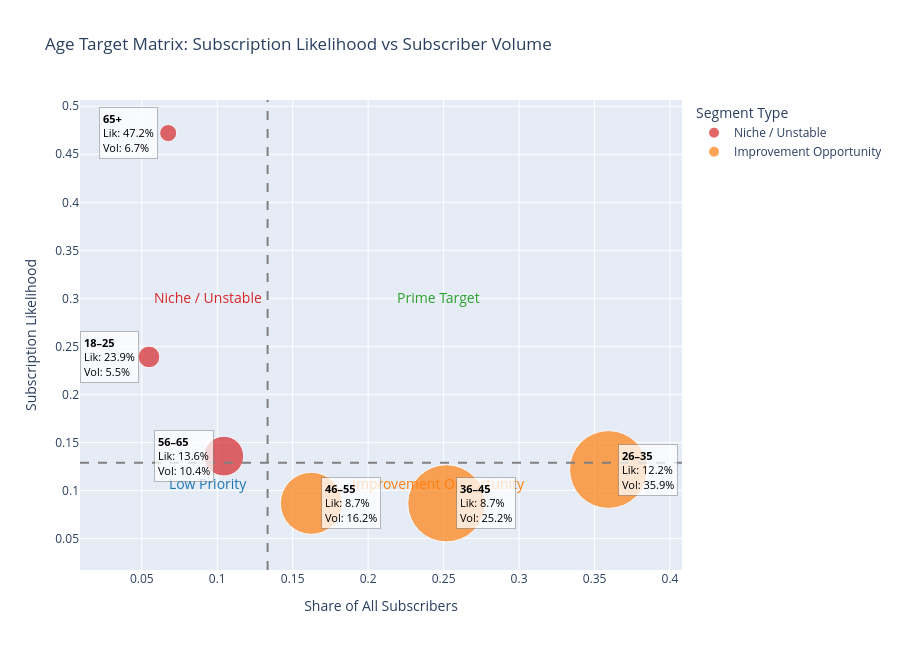

This figure's notebook cell:
### Markdown cell above
> Result:
> - Age 65+ customers has higher conversion rate/potention
> - Age 26-45 is a larger group of subscribers but have low responsiveness

### Code cell
import pandas as pd
import plotly.express as px

# --- Prepare data ---
df['y_binary'] = df['y'].apply(lambda x: 1 if x=='yes' else 0)

# Likelihood table
likelihood = df.groupby('age_group')['y_binary'].mean().reset_index()
likelihood.rename(columns={'y_binary': 'likelihood'}, inplace=True)

# Volume table (share of all subscribers)
subscriber_counts = df[df['y'] == 'yes'].groupby('age_group').size().reset_index(name='subscriber_count')
total_subscribers = subscriber_counts['subscriber_count'].sum()
subscriber_counts['volume_share'] = subscriber_counts['subscriber_count'] / total_subscribers

# Sample size table
sample_size = df.groupby('age_group').size().reset_index(name='sample_size')

# Merge all metrics
merged = likelihood.merge(subscriber_counts, on='age_group', how='left')
merged = merged.merge(sample_size, on='age_group', how='left')
merged['volume_share'] = merged['volume_share'].fillna(0)

# --- Compute thresholds ---
likelihood_threshold = merged['likelihood'].median()
volume_threshold = merged['volume_share'].median()

# --- Assign quadrant labels ---
def classify_quadrant(row):
    if row['volume_share'] >= volume_threshold and row['likelihood'] >= likelihood_threshold:
        return "Prime Target"
    elif row['volume_share'] >= volume_threshold and row['likelihood'] < likelihood_threshold:
        return "Improvement Opportunity"
    elif row['volume_share'] < volume_threshold and row['likelihood'] >= likelihood_threshold:
        return "Niche / Unstable"
    else:
        return "Low Priority"

merged['quadrant'] = merged.apply(classify_quadrant, axis=1)

# --- Quadrant color map ---
quadrant_colors = {
    "Prime Target": "#2ca02c",             # green
    "Improvement Opportunity": "#ff7f0e",  # orange
    "Niche / Unstable": "#d62728",         # red
    "Low Priority": "#1f77b4"              # blue
}

# --- Base scatter ---
fig = px.scatter(
    merged,
    x='volume_share',
    y='likelihood',
    color='quadrant',
    size='sample_size',
    hover_data={
        "age_group": True,
        "likelihood": ":.2%",
        "volume_share": ":.2%",
        "sample_size": True,
        "subscriber_count": True,
        "quadrant": True
    },
    title="Age Target Matrix: Subscription Likelihood vs Subscriber Volume",
    labels={'volume_share': 'Share of All Subscribers', 'likelihood': 'Subscription Likelihood'},
    size_max=55,
    color_discrete_map=quadrant_colors
)

# Add quadrant reference lines
fig.add_hline(y=likelihood_threshold, line_dash="dash", line_color="gray")
fig.add_vline(x=volume_threshold, line_dash="dash", line_color="gray")

fig.update_layout(width=900, height=650, legend_title_text="Segment Type")

# --- Quadrant labels ---
x_min, x_max = merged['volume_share'].min(), merged['volume_share'].max()
y_min, y_max = merged['likelihood'].min(), merged['likelihood'].max()

x_left  = (x_min + volume_threshold) / 2
x_right = (volume_threshold + x_max) / 2
y_bottom = (y_min + likelihood_threshold) / 2
y_top    = (likelihood_threshold + y_max) / 2

fig.add_annotation(x=x_right, y=y_top, text="Prime Target", showarrow=False, font=dict(size=14, color="#2ca02c"))
fig.add_annotation(x=x_right, y=y_bottom, text="Improvement Opportunity", showarrow=False, font=dict(size=14, color="#ff7f0e"))
fig.add_annotation(x=x_left, y=y_top, text="Niche / Unstable", showarrow=False, font=dict(size=14, color="#d62728"))
fig.add_annotation(x=x_left, y=y_bottom, text="Low Priority", showarrow=False, font=dict(size=14, color="#1f77b4"))

# --- Bubble labels ---
for _, row in merged.iterrows():

    label_text = (
        f"<b>{row['age_group']}</b><br>"
        f"Lik: {row['likelihood']:.1%}<br>"
        f"Vol: {row['volume_share']:.1%}"
    )

    if row['volume_share'] < volume_threshold:
        xanchor = "right"
        xshift = -10
    else:
        xanchor = "left"
        xshift = 10

    fig.add_annotation(
        x=row['volume_share'],
        y=row['likelihood'],
        text=label_text,
        showarrow=False,
        font=dict(size=11, color="black"),
        align="left",
        xanchor=xanchor,
        yanchor="middle",
        xshift=xshift,
        bgcolor="rgba(255,255,255,0.75)",
        bordercolor="rgba(0,0,0,0.25)",
        borderwidth=1,
        borderpad=3
    )

fig.show()

### Figure 1 — Plotly figure (JSON) as saved in the notebook; plotly's stock layout.template omitted (floating-point values rounded to 4 significant figures)
{"data": [{"customdata": [["18–25", 1063, 254, "Niche / Unstable"], ["56–65", 3567, 484, "Niche / Unstable"], ["65+", 663, 313, "Niche / Unstable"]], "hovertemplate": "quadrant=%{customdata[3]}<br>Share of All Subscribers=%{x:.2%}<br>Subscription Likelihood=%{y:.2%}<br>sample_size=%{customdata[1]}<br>age_group=%{customdata[0]}<br>subscriber_count=%{customdata[2]}<extra></extra>", "legendgroup": "Niche / Unstable", "marker": {"color": "#d62728", "size": [1063, 3567, 663], "sizemode": "area", "sizeref": 4.524, "symbol": "circle"}, "mode": "markers", "name": "Niche / Unstable", "orientation": "v", "showlegend": true, "type": "scatter", "x": [0.05476, 0.1044, 0.06749], "xaxis": "x", "y": [0.2389, 0.1357, 0.4721], "yaxis": "y"}, {"customdata": [["26–35", 13686, 1666, "Improvement Opportunity"], ["36–45", 13500, 1168, "Improvement Opportunity"], ["46–55", 8704, 753, "Improvement Opportunity"]], "hovertemplate": "quadrant=%{customdata[3]}<br>Share of All Subscribers=%{x:.2%}<br>Subscription Likelihood=%{y:.2%}<br>sample_size=%{customdata[1]}<br>age_group=%{customdata[0]}<br>subscriber_count=%{customdata[2]}<extra></extra>", "legendgroup": "Improvement Opportunity", "marker": {"color": "#ff7f0e", "size": [13686, 13500, 8704], "sizemode": "area", "sizeref": 4.524, "symbol": "circle"}, "mode": "markers", "name": "Improvement Opportunity", "orientation": "v", "showlegend": true, "type": "scatter", "x": [0.3592, 0.2518, 0.1624], "xaxis": "x", "y": [0.1217, 0.08652, 0.08651], "yaxis": "y"}], "layout": {"annotations": [{"font": {"color": "#2ca02c", "size": 14}, "showarrow": false, "text": "Prime Target", "x": 0.2463, "y": 0.3004}, {"font": {"color": "#ff7f0e", "size": 14}, "showarrow": false, "text": "Improvement Opportunity", "x": 0.2463, "y": 0.1076}, {"font": {"color": "#d62728", "size": 14}, "showarrow": false, "text": "Niche / Unstable", "x": 0.09406, "y": 0.3004}, {"font": {"color": "#1f77b4", "size": 14}, "showarrow": false, "text": "Low Priority", "x": 0.09406, "y": 0.1076}, {"align": "left", "bgcolor": "rgba(255,255,255,0.75)", "bordercolor": "rgba(0,0,0,0.25)", "borderpad": 3, "borderwidth": 1, "font": {"color": "black", "size": 11}, "showarrow": false, "text": "<b>18–25</b><br>Lik: 23.9%<br>Vol: 5.5%", "x": 0.05476, "xanchor": "right", "xshift": -10, "y": 0.2389, "yanchor": "middle"}, {"align": "left", "bgcolor": "rgba(255,255,255,0.75)", "bordercolor": "rgba(0,0,0,0.25)", "borderpad": 3, "borderwidth": 1, "font": {"color": "black", "size": 11}, "showarrow": false, "text": "<b>26–35</b><br>Lik: 12.2%<br>Vol: 35.9%", "x": 0.3592, "xanchor": "left", "xshift": 10, "y": 0.1217, "yanchor": "middle"}, {"align": "left", "bgcolor": "rgba(255,255,255,0.75)", "bordercolor": "rgba(0,0,0,0.25)", "borderpad": 3, "borderwidth": 1, "font": {"color": "black", "size": 11}, "showarrow": false, "text": "<b>36–45</b><br>Lik: 8.7%<br>Vol: 25.2%", "x": 0.2518, "xanchor": "left", "xshift": 10, "y": 0.08652, "yanchor": "middle"}, {"align": "left", "bgcolor": "rgba(255,255,255,0.75)", "bordercolor": "rgba(0,0,0,0.25)", "borderpad": 3, "borderwidth": 1, "font": {"color": "black", "size": 11}, "showarrow": false, "text": "<b>46–55</b><br>Lik: 8.7%<br>Vol: 16.2%", "x": 0.1624, "xanchor": "left", "xshift": 10, "y": 0.08651, "yanchor": "middle"}, {"align": "left", "bgcolor": "rgba(255,255,255,0.75)", "bordercolor": "rgba(0,0,0,0.25)", "borderpad": 3, "borderwidth": 1, "font": {"color": "black", "size": 11}, "showarrow": false, "text": "<b>56–65</b><br>Lik: 13.6%<br>Vol: 10.4%", "x": 0.1044, "xanchor": "right", "xshift": -10, "y": 0.1357, "yanchor": "middle"}, {"align": "left", "bgcolor": "rgba(255,255,255,0.75)", "bordercolor": "rgba(0,0,0,0.25)", "borderpad": 3, "borderwidth": 1, "font": {"color": "black", "size": 11}, "showarrow": false, "text": "<b>65+</b><br>Lik: 47.2%<br>Vol: 6.7%", "x": 0.06749, "xanchor": "right", "xshift": -10, "y": 0.4721, "yanchor": "middle"}], "height": 650, "legend": {"itemsizing": "constant", "title": {"text": "Segment Type"}, "tracegroupgap": 0}, "shapes": [{"line": {"color": "gray", "dash": "dash"}, "type": "line", "x0": 0, "x1": 1, "xref": "x domain", "y0": 0.1287, "y1": 0.1287, "yref": "y"}, {"line": {"color": "gray", "dash": "dash"}, "type": "line", "x0": 0.1334, "x1": 0.1334, "xref": "x", "y0": 0, "y1": 1, "yref": "y domain"}], "title": {"text": "Age Target Matrix: Subscription Likelihood vs Subscriber Volume"}, "width": 900, "xaxis": {"anchor": "y", "domain": [0, 1], "title": {"text": "Share of All Subscribers"}}, "yaxis": {"anchor": "x", "domain": [0, 1], "title": {"text": "Subscription Likelihood"}}}}
